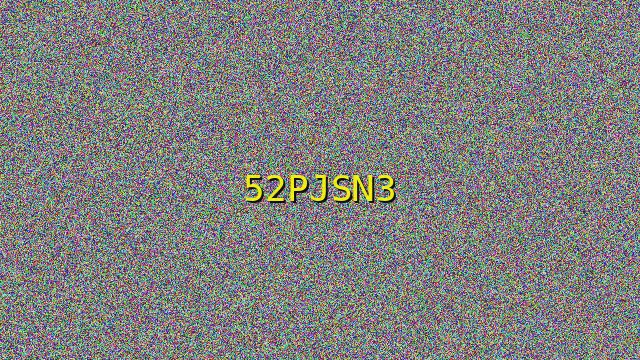
#> input picture eval/gepa_rounds/cipher_gepa_r1/prog_0/img_s000000.jpg, 640 x 360 px
$ python -i eval_yellow_ocr.py   (imports and definitions only)
#> lines starting #> are read from the running program, lines starting #| are printed output that depends on the picture; after the words box and inside, x2 and y2 are one past the last pixel; in counts of white or black regions, pixels touching at a corner belong together
#!/usr/bin/env python3
"""
eval_yellow_ocr.py — OCR baseline that isolates YELLOW text before reading.

Waits for calibrate_overnight.py to produce results.json, then:
1. For each sample, loads corrected frames
2. Masks to yellow-ish pixels (HSV hue ~25-35, high saturation)
3. Runs easyocr/tesseract on masked regions
4. Reports EM/CF1

This is a smarter OCR baseline that uses color heuristics — no VLM needed.

Usage:
    python scripts/eval_yellow_ocr.py --results /tmp/cipher_overnight/results.json
"""
import sys, os, json, time, re
from pathlib import Path
import numpy as np
from PIL import Image

sys.path.insert(0, str(Path(__file__).parent.parent / "src"))
from evaluator import exact_match, char_f1


def isolate_yellow(img_array: np.ndarray) -> np.ndarray:
    """Mask yellow-ish pixels. Returns binary mask."""
    import cv2
    hsv = cv2.cvtColor(img_array, cv2.COLOR_RGB2HSV)
#> hsv: shape (360, 640, 3); mean H, S, V 88.2, 65.7, 144.3
    # Yellow in HSV: hue ~20-40, sat > 100, val > 150
    lower = np.array([15, 80, 150])
    upper = np.array([45, 255, 255])
    mask = cv2.inRange(hsv, lower, upper)
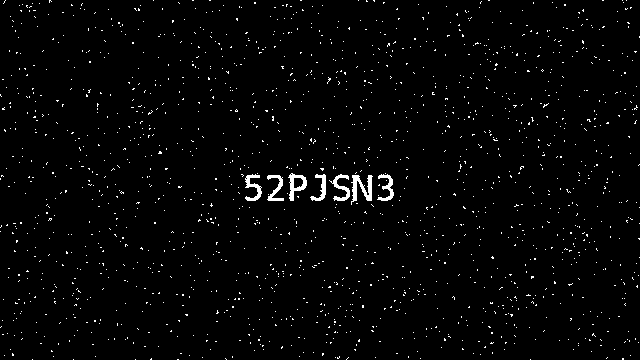
#> mask: shape (360, 640); 2% white in thin lines or dots
    # Dilate to connect nearby text pixels
    kernel = np.ones((5, 5), np.uint8)
    mask = cv2.dilate(mask, kernel, iterations=2)
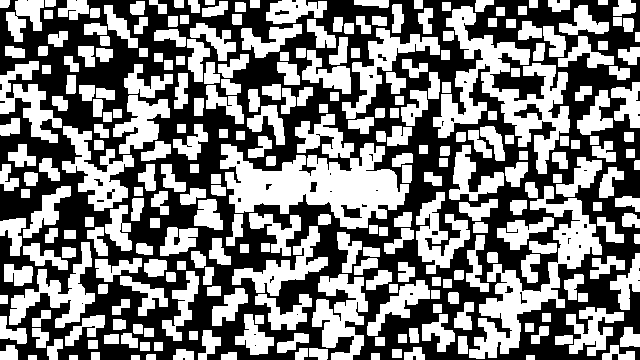
#> mask: shape (360, 640); 49.1% white; 285 white regions, largest, box (x1, y1, x2, y2) and area: (220, 114, 409, 229) 9821, (433, 6, 570, 174) 7402, (469, 186, 602, 359) 6018
    return mask


# [128 lines left out: functions extract_yellow_text, main, not called in this run]


# [2 lines not run here, left out]

>>> import cv2
>>> picture = cv2.cvtColor(cv2.imread('../eval/gepa_rounds/cipher_gepa_r1/prog_0/img_s000000.jpg'), cv2.COLOR_BGR2RGB)
>>> result = isolate_yellow(picture)

$ run again, on eval/gepa_rounds/cipher_gepa_r1/prog_0/img_s000002.jpg
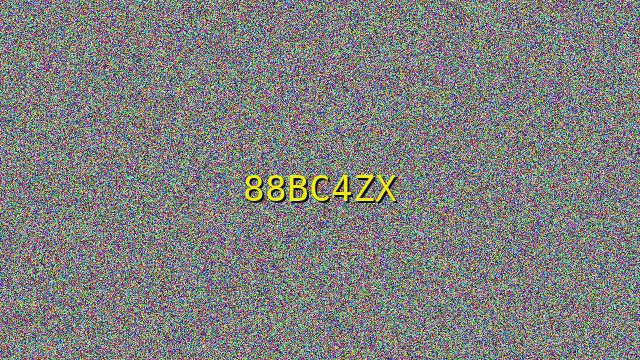
#> input picture eval/gepa_rounds/cipher_gepa_r1/prog_0/img_s000002.jpg, 640 x 360 px
#> hsv: shape (360, 640, 3); mean H, S, V 88.7, 65.8, 144.2
#> in isolate_yellow, `mask = cv2.inRange(hsv, lower, upper)`:
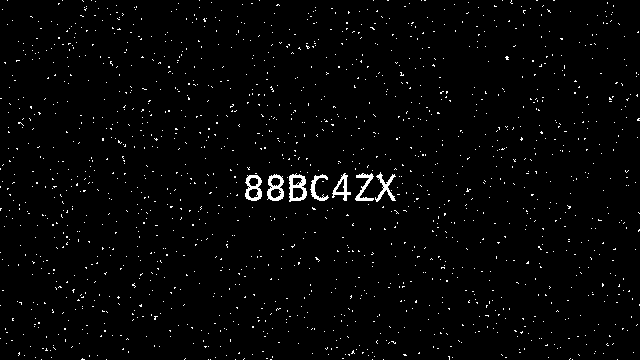
#> mask: shape (360, 640); 1.9% white in thin lines or dots
#> in isolate_yellow, `mask = cv2.dilate(mask, kernel, iterations=2)`:
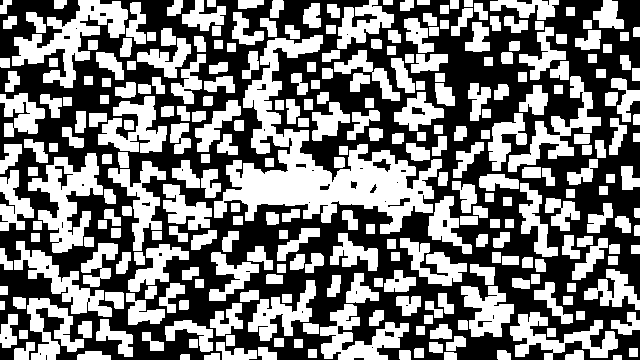
#> mask: shape (360, 640); 47.8% white; 297 white regions, largest, box (x1, y1, x2, y2) and area: (214, 35, 442, 234) 13099, (12, 0, 128, 88) 3680, (28, 153, 103, 253) 3354
